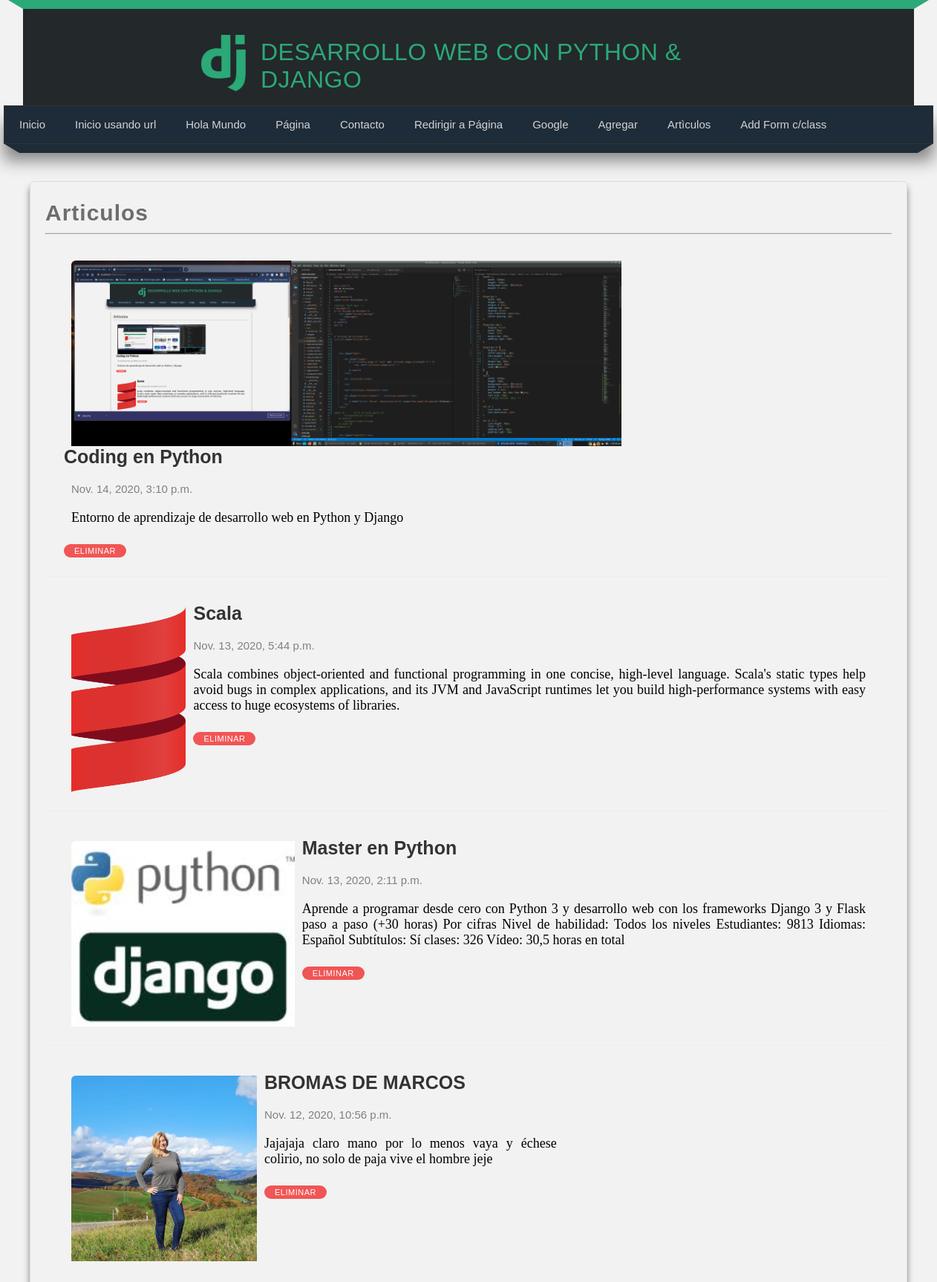
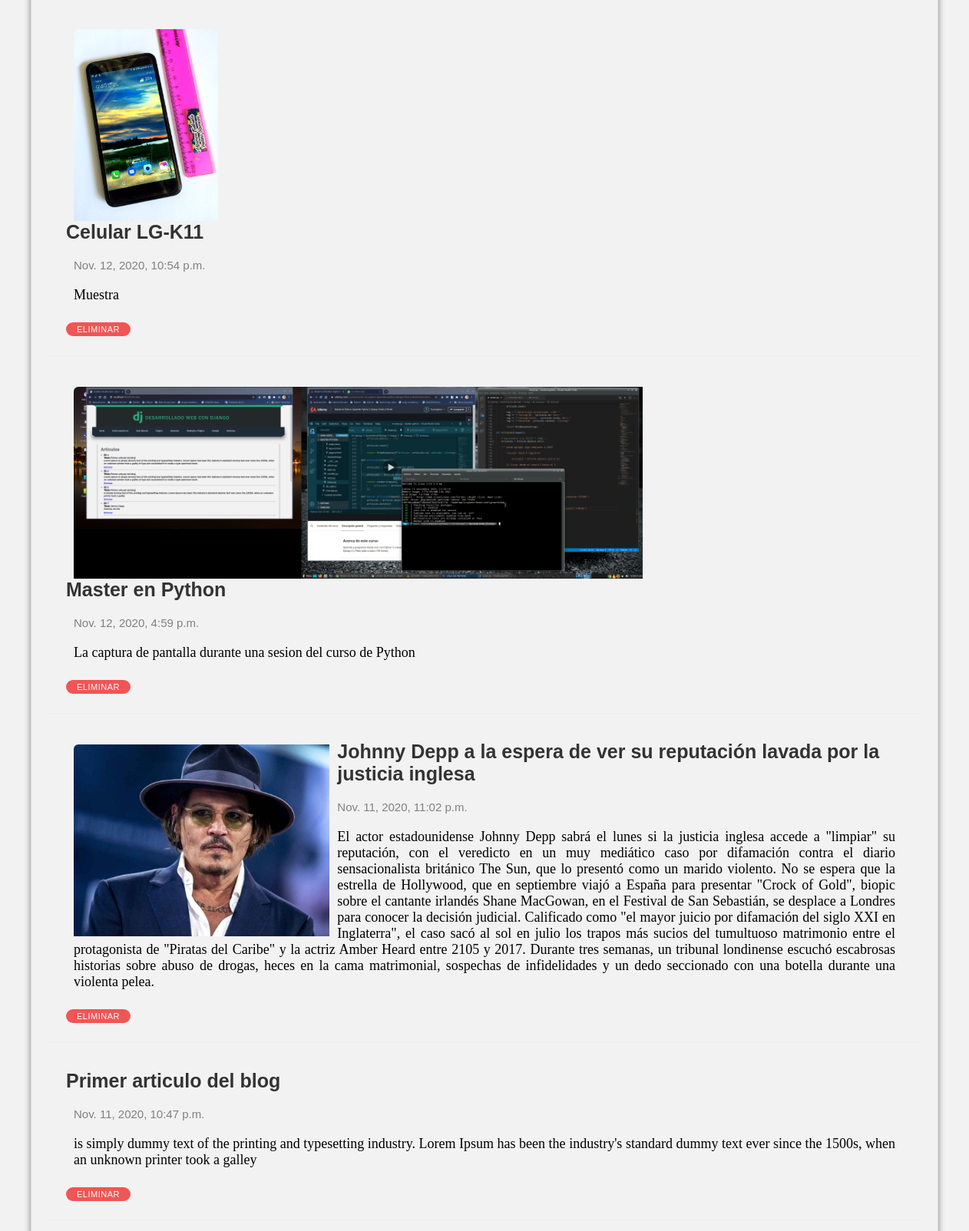
/articulos (upper part), run on the app's committed database (2 pictures, top to bottom).
### miapp/models.py (models this page shows, shortened)
class Article(models.Model):
    title = models.CharField(max_length=100, verbose_name='Título')
    content = models.TextField(verbose_name='Contenido')
    image = models.ImageField(default='null', verbose_name='Imagén',
        upload_to='articles')
    public = models.BooleanField(verbose_name='Publico/Privado')
    created_at = models.DateTimeField(auto_now_add=True, verbose_name='Creado')
    updated_at = models.DateTimeField(auto_now=True, verbose_name='Editado')
    class Meta:
        verbose_name = 'Artículo'
        verbose_name_plural = 'Artículos'
        ordering = ['-created_at']

### miapp/views.py (the view)
# urls.py: path('articulos', miapp.views.articulos, name='articulos'),
def articulos(request):
	articulos = Article.objects.all()
	articulos = Article.objects.filter(title__contains='blog')
	articulos = Article.objects.filter(title__contains='blog').exclude(
			public=False
		)
	sql = "SELECT * FROM miapp_article WHERE title LIKE '%blog%' "
	sql += "AND public=1"
	articulos = Article.objects.raw(sql)
	articulos = Article.objects.filter(
		Q(title__contains='blog') |
		Q(title__contains='Depp') |
		Q(public__contains=True)
	)
	sql = "SELECT * FROM miapp_article WHERE public=1 ORDER BY id DESC; "
	articulos = Article.objects.raw(sql)
	""" Algunas notas para lookup
		puede agregar algo semejante a LIMIT

		1)Listar hasta 5 registros

			articulos = Article.objects.all()[:5]

		2) listar desde el record 3 hasta el 5

			articulos = Article.objects.all()[2:5]


		3) Sortear la salida:
			Article.objects.order_by('-id')
			Article.objects.order_by('title')

		4) Equivalente a LIKE  en SELECT ....

			articulos = Article.objects.filter(title__contains='STRING')

		5) Parecido a ILIKE  en SELECT ....

			articulos = Article.objects.filter(title__iexact='STRING')

		6) Buscar los ID a partir del 3ro.

			... = Article.objects.filter(id__gt=3)

		7) Buscar los mayores/igual a 3 o menores de 3.

			... = Article.objects.filter(id__gte=3)
			... = Article.objects.filter(id__lt=3)

		8) Buscar los mayores/igual a 3 y cuyo titulo contenga la palabra 'Articulo'

			... = Article.objects.filter(id__gte=3, title__contains='Articulo')

		9) listar los articulos ordenado descendente por id

			... =  Article.objects.all().order_by('-id')

	"""
	return render(request, 'articulos.html', {
		'articulos': articulos
	})

### miapp/templates/articulos.html (shortened to what this page needs)
{%  extends 'layout.html' %}
{% block content %}
<h2 class="title">Articulos</h2>
<hr>
{% for articulo in articulos %}
    <article class="article-item">
		<div class="data">
			<div class="image">
				{% if articulo.image != 'null' and  articulo.image.url|length >= 1 %}
					<img  src="{{articulo.image.url}}" />
				{% endif%}
			</div>
			<h2> {{articulo.title}}
			</h2>
			<span>{{articulo.created_at}}</span>
			<div class="article-content">	{{articulo.content}} </div>
			<p>
				<a href="{% url 'borrar' id=articulo.id %}" class="btn-small btn-delete">Eliminar</a>
			</p>
		</div>
    </article>
{% endfor %}
{% endblock %}

### miapp/static/css/styles.css (style rules this page uses)
* { margin: 0px; padding: 0px; font-family: 'Franklin Gothic Medium', 'Arial Narrow', Arial, sans-serif; text-decoration: none; }
body { background-color: #f2f2f2; }
p, h2, h3, ul { margin-top: 5px; margin-bottom: 5px; }
.title { color: #6d6d6d; letter-spacing: 1px; font-size: 30px; margin-bottom: 10px; margin-top: 5px; }
.article-item { margin-top: 10px; margin-bottom:15px; padding: 15px; border-bottom: 1px solid #eee; clear: both; }
.article-item .image img { height: 250px; float: left; padding: 10px; padding-bottom: 0; border-top-left-radius: 1em; }
.article-item .data { float: left; padding: 10px; padding-top: 0px; display: block; }
.article-item .data .article-content { text-align: justify; display: block; padding:0 10px 0 10px; font-size: 18px; font-family: 'Lucida Sans', 'Lucida Sans Regular', 'Lucida Grande'; }
.article-item h2 { color: #333; display: block; font-size: 25px; margin-bottom: 10px; }
.article-item span { font-size: 15px; color: gray; display: block; padding: 10px; margin-bottom: 10px; }
.btn-small { display: block; float: left; margin-top: 20px; padding: 3px 12px; background: rgb(241, 85, 85); font-weight: 400; font-size: 11px; text-transform: uppercase; letter-spacing: 0.5px; color: #fff; border-radius: 20px; width: 60px; text-align: center; position: relative; }

### data on the page
Article: image (picture), title "Coding en Python", created_at "Nov. 14, 2020, 3:10 p.m.", content "Entorno de aprendizaje de desarrollo web en Python y Django"
Article: image (picture), title "Scala", created_at "Nov. 13, 2020, 5:44 p.m.", content "Scala combines object-oriented and functional programming in one concise, high-level language. Scala's static types help avoid bugs in complex applications, and its JVM and JavaScript runtimes let you build high-performance systems with easy access to huge ecosystems of libraries."
Article: image (picture), title "Master en Python", created_at "Nov. 13, 2020, 2:11 p.m.", content "Aprende a programar desde cero con Python 3 y desarrollo web con los frameworks Django 3 y Flask paso a paso (+30 horas) Por cifras Nivel de habilidad: Todos los niveles Estudiantes: 9813 Idiomas: Español Subtítulos: Sí clases: 326 Vídeo: 30,5 horas en total"
Article: image (picture), title "BROMAS DE MARCOS", created_at "Nov. 12, 2020, 10:56 p.m.", content "Jajajaja claro mano por lo menos vaya y échese colirio, no solo de paja vive el hombre jeje"
Article: image (picture), title "Celular LG-K11", created_at "Nov. 12, 2020, 10:54 p.m.", content "Muestra"
Article: image (picture), title "Master en Python", created_at "Nov. 12, 2020, 4:59 p.m.", content "La captura de pantalla durante una sesion del curso de Python"
Article: image (picture), title "Johnny Depp a la espera de ver su reputación lavada por la justicia inglesa", created_at "Nov. 11, 2020, 11:02 p.m.", content "El actor estadounidense Johnny Depp sabrá el lunes si la justicia inglesa accede a \"limpiar\" su reputación, con el veredicto en un muy mediático caso por difamación contra el diario sensacionalista británico The Sun, que lo presentó como un marido violento. No se espera que la estrella de Hollywood, que en septiembre viajó a España para presentar \"Crock of Gold\", biopic sobre el cantante irlandés Shane MacGowan, en el Festival de San Sebastián, se desplace a Londres para conocer la decisión judicial. Calificado como \"el mayor juicio por difamación del siglo XXI en Inglaterra\", el caso sacó al sol en julio los trapos más sucios del tumultuoso matrimonio entre el protagonista de \"Piratas del…"
Article: title "Primer articulo del blog", created_at "Nov. 11, 2020, 10:47 p.m.", content "is simply dummy text of the printing and typesetting industry. Lorem Ipsum has been the industry's standard dummy text ever since the 1500s, when an unknown printer took a galley"
